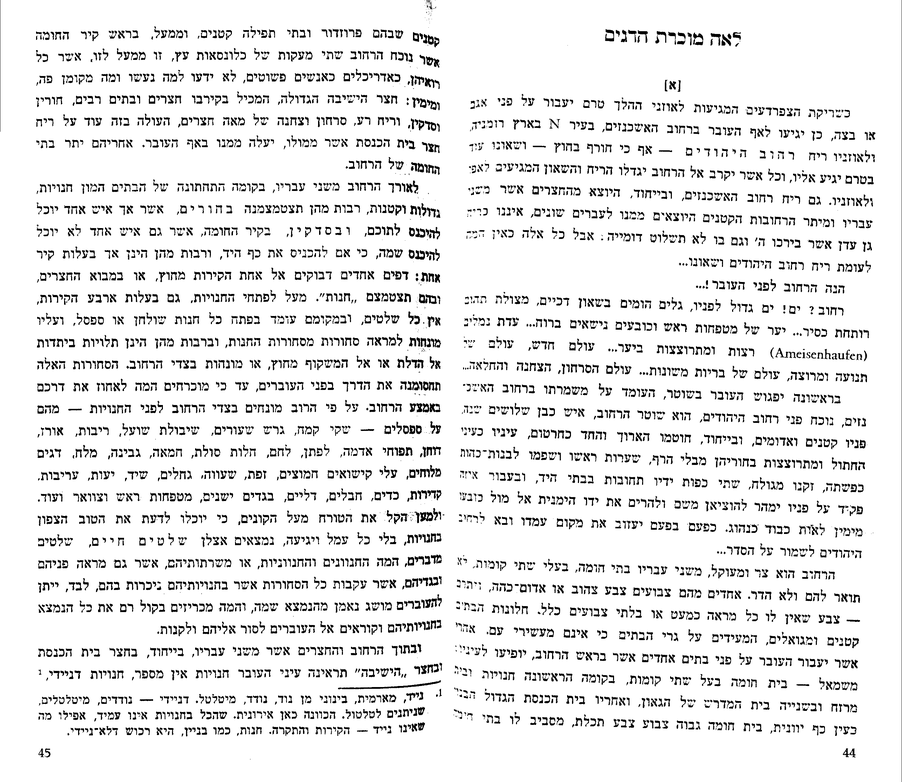
#> input picture test-images/001.png, 902 x 782 px, shrunk from 2575 x 2232 before the run, given in place of 001.jpg, which was not available
$ python hebocr.py   (older library calls are emulated)
#> lines starting #> are read from the running program, lines starting #| are printed output that depends on the picture; after the words box and inside, x2 and y2 are one past the last pixel; in counts of white or black regions, pixels touching at a corner belong together; pictures that were not available may be replaced by others from this repository, and a replacement may not be noted
#!/bin/env python
# pylint: disable=import-error,invalid-name

''' hebOCR is a Hebrew character recognition library
'''

from __future__ import print_function
import cv2
import numpy as np

C = 8
FONT = cv2.FONT_HERSHEY_SIMPLEX

class HebOCR(object):
    ''' hebOCR is a Hebrew character recognition library
    '''

    def __init__(self, filename=None, rotate=0):
        self.color_img = None
        self.gray_img = None
        self.bw_img = None
        self.h = None
        self.w = None

        if filename is not None:
            self.load_image(filename, rotate)

    def load_image(self, filename, rotate):
        ''' load color image
        '''
        self.color_img = cv2.imread(filename)

        if self.color_img is None:
            return None, None, None

        # get image dimentions
        rows, cols = self.color_img[:, :, 0].shape

        # rotate image
        rotation_matrix = cv2.getRotationMatrix2D(
            (cols/2, rows/2), rotate, 1)
        self.color_img = cv2.warpAffine(
            self.color_img, rotation_matrix, (cols, rows))

        # convert image to Gray and B/W images
        self.gray_img = cv2.cvtColor(self.color_img, cv2.COLOR_RGB2GRAY)
        self.bw_img = cv2.adaptiveThreshold(self.gray_img, 255,
                                            cv2.ADAPTIVE_THRESH_GAUSSIAN_C,
                                            cv2.THRESH_BINARY, 35, 12)

        # clean bw_img image
        kernel_clean = np.ones((3, 3), np.uint8)
        self.bw_img = cv2.morphologyEx(self.bw_img, cv2.MORPH_CLOSE, kernel_clean)

    def estimate_font_size(self, bw_img):
        ''' find font width and hight aproxymation.
        '''
        bw_neg = cv2.bitwise_not(bw_img)
        _length, _labels, stats, _centroids = cv2.connectedComponentsWithStats(
            bw_neg, C, cv2.CV_32S)

        ws = stats[:, 2][1:]
        hs = stats[:, 3][1:]
        ws = ws[ws > 5]
        hs = hs[hs > 5]
        self.w = int(np.percentile(ws, 80))
        self.h = int(np.percentile(hs, 80))

        return self.w, self.h

    def remove_small_objects(self, bw_img, min_w, min_h):
        ''' remove objects based on size
        '''

        bw_c = bw_img.copy()

        bw_neg = cv2.bitwise_not(bw_img)
        _length, labels, stats, _centroids = cv2.connectedComponentsWithStats(
            bw_neg, C, cv2.CV_32S)

        for stat in stats:
            x, y, w, h, a = stat
            if w < min_w and h < min_h:
                print(x,x + w, y,y + h)
                bw_c[x:x+w,y:y+h] = 255

        cv2.imwrite('lines-{}.png'.format(0), bw_c)

        return bw_c

    def lable_columns(self, bw_img, w=None, h=None):
        ''' find columns
        '''
        w = w or self.w
        h = h or self.h
        bw_c = bw_img.copy()

        kernel = np.ones((3, int(w * 2)), np.uint8)
        bw_c = cv2.morphologyEx(bw_c, cv2.MORPH_OPEN, kernel)

        kernel = np.ones((int(h * 5), 3), np.uint8)
        bw_c = cv2.morphologyEx(bw_c, cv2.MORPH_OPEN, kernel)

        kernel = np.ones((3, int(w * 2)), np.uint8)
        bw_c = cv2.morphologyEx(bw_c, cv2.MORPH_OPEN, kernel)

        kernel = np.ones((int(h), 3), np.uint8)
        bw_c = cv2.morphologyEx(bw_c, cv2.MORPH_CLOSE, kernel)

        # Labeling
        bw_neg = cv2.bitwise_not(bw_c)
        _length, labels, stats, _centroids = cv2.connectedComponentsWithStats(
            bw_neg, C, cv2.CV_32S)

        return labels, stats

    def adjust_colums(self, labels, stats, w=None, h=None):
        ''' adjust columns shape
        '''
        w = w or self.w
        h = h or self.h
        rows, cols = labels.shape
        _labels = np.zeros((rows, cols), np.uint8)

        # Filter stats
        _stats = [s for s in stats[1:] if s[2] > (w * 4) and s[3] > (h * 4)]
        _stats = sorted(_stats, key=lambda x: -x[0])

        # Redraw column labels
        for i, stat in enumerate(_stats):
            _labels[:, stat[0]:(stat[0]+stat[2])] = i + 1

        return _labels, _stats

    def lable_lines(self, bw_img, w=None, h=None, _i=0):
        ''' find lines
        '''
        w = w or self.w
        h = h or self.h
        bw_c = bw_img.copy()

        bw_c = self.remove_small_objects(bw_c, int(w * 0.9), int(h * 0.9))

        kernel = np.ones((1, int(w * 0.8)), np.uint8)
        #bw_c = cv2.morphologyEx(bw_c, cv2.MORPH_OPEN, kernel)

        kernel = np.ones((1, int(w * 1.5)), np.uint8)
        #bw_c = cv2.morphologyEx(bw_c, cv2.MORPH_CLOSE, kernel)

        kernel = np.ones((int(h * 0.1), int(w * 0.1)), np.uint8)
        #bw_c = cv2.dilate(bw_c, kernel, iterations=1)

        self.color_img[:,:,0] = bw_c
        cv2.imwrite('linesbw{}.png'.format(_i), bw_c)
        cv2.imwrite('lines{}.png'.format(_i), self.color_img)

        # Labeling
        bw_neg = cv2.bitwise_not(bw_c)
        _length, labels, stats, _centroids = cv2.connectedComponentsWithStats(
            bw_neg, C, cv2.CV_32S)

        return labels, stats


    # [27 lines left out: function label_words, not called in this run]

def main():
    ''' command line
    '''
    import argparse
    import sys

    # ------------------------------------
    # parse cli
    # ------------------------------------
    parser = argparse.ArgumentParser()
    parser.add_argument('-i', '--image', type=str, default='in/001.jpg',
                        metavar='FILE', help='image file')
    parser.add_argument('-r', '--rotate', type=int, default=0, metavar='A',
                        help='rotate image A deg')
    args = parser.parse_args()

    # ------------------------------------
    # load image
    # ------------------------------------
    hebocr = HebOCR(args.image, args.rotate)
#> in load_image, self.color_img is the input picture: shape (782, 902, 3); min 0, max 255, mean 232.7
#> in load_image, `self.bw_img = cv2.adaptiveThreshold(self.gray_img, 255, cv2.ADAPTIVE_T..`:
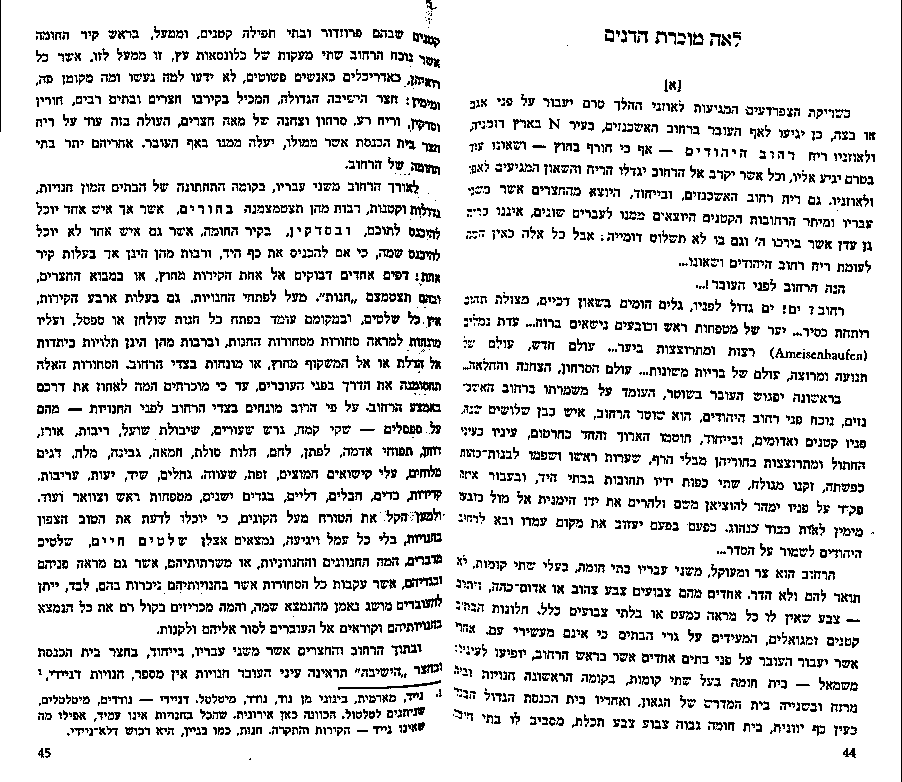
#> self.bw_img: shape (782, 902); 87.5% white; black in thin lines or dots
    if hebocr.color_img is None:
        print('Can\'t load image {}'.format(args.image))
        sys.exit()

    # take a copy of input image
    color_img = hebocr.color_img.copy()
    gray_img = hebocr.gray_img.copy()
    bw_img = hebocr.bw_img.copy()

    # ------------------------------------
    # save input gray_img image
    # ------------------------------------
    bw_filename = './out/00.gray_img.png'
    cv2.imwrite(bw_filename, hebocr.gray_img)
    print('gray_img image saved to: {f}'.format(f=bw_filename))

    w, h = hebocr.estimate_font_size(hebocr.bw_img)
#> in estimate_font_size, `_length, _labels, stats, _centroids = cv2.connectedComponentsWithStats..`: stats = 1477 rows, first 6: [0, 0, 902, 782, 686700], [426, 0, 4, 3, 12], [292, 29, 3, 3, 9], [322, 29, 4, 3, 12], [335, 29, 3, 3, 9], [340, 29, 3, 3, 9]
#> in estimate_font_size, `ws = stats[:, 2][1:]`: ws = 1476 values, max 13 at index 751, min 3 at index 1, mean 4.1
#> in estimate_font_size, `hs = stats[:, 3][1:]`: hs = 1476 values, max 9 at index 1475, min 3 at index 0, mean 3.13
#> in estimate_font_size, `ws = ws[ws > 5]`: ws = 170 values, max 13 at index 93, min 6 at index 5, mean 6.31
#> in estimate_font_size, `hs = hs[hs > 5]`: hs = [7, 7, 6, 7, 7, 8, 7, 7, 6, 6, 7, 6, 8, 8, 7, 9]
#> in estimate_font_size, `self.w = int(np.percentile(ws, 80))`: self.w = 6
#> in estimate_font_size, `self.h = int(np.percentile(hs, 80))`: self.h = 8
#> w = 6; h = 8
    print('estimated font size: w:{w} h:{h}'.format(w=w, h=h))
#| estimated font size: w:6 h:8

    lines = bw_img.copy()

    # ------------------------------------
    # label columns
    # ------------------------------------
    _labels_c, _stats_c = hebocr.lable_columns(bw_img, w, h)
#> in lable_columns, `w = w or self.w`: w = 6
#> in lable_columns, `h = h or self.h`: h = 8
#> in lable_columns, `_length, labels, stats, _centroids = cv2.connectedComponentsWithStats(..`:
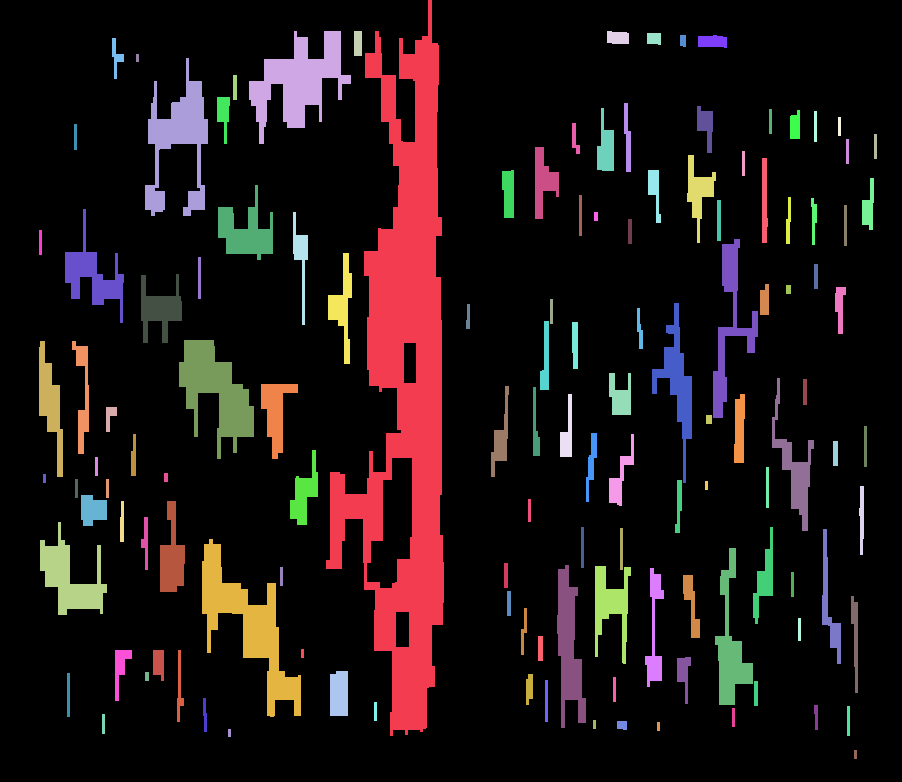
#> labels: shape (782, 902) int32; 131 distinct labels, from 0 to 130; one colour per label, 0 black
#> in lable_columns, `_length, labels, stats, _centroids = cv2.connectedComponentsWithStats(..`: stats = 131 rows, first 6: [0, 0, 902, 782, 595728], [326, 0, 118, 736, 37296], [249, 31, 102, 113, 4926], [354, 31, 8, 25, 200], [607, 31, 22, 13, 262], [647, 33, 14, 12, 157]
    labels_c, stats_c = hebocr.adjust_colums(_labels_c, _stats_c, w, h)
#> in adjust_colums, `w = w or self.w`: w = 6
#> in adjust_colums, `h = h or self.h`: h = 8
#> the loop in adjust_colums, `for i, stat in enumerate(_stats):` made 20 passes
#> stat on passes 1 to 8: [772, 378, 42, 153, 1678], [715, 548, 38, 157, 2266], [713, 239, 45, 179, 2340], [687, 155, 29, 88, 996], [652, 303, 40, 180, 2191], [609, 434, 25, 72, 588], [595, 566, 36, 98, 1668], [557, 565, 29, 163, 2621]
#> after the loop in adjust_colums, `for i, stat in enumerate(_stats):`:
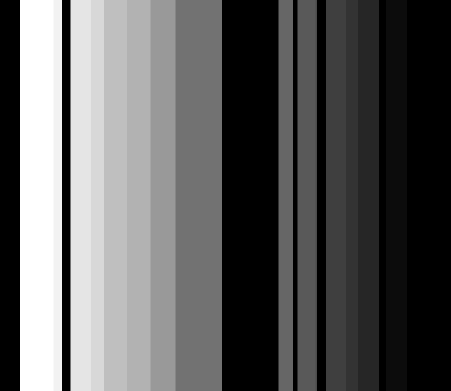
#> _labels: shape (782, 902) (shown at 1/2 size); min 0, max 20, mean 7.31; drawn with min black and max white
#> stats_c = 20 items, first 6: [772, 378, 42, 153, 1678], [715, 548, 38, 157, 2266], [713, 239, 45, 179, 2340], [687, 155, 29, 88, 996], [652, 303, 40, 180, 2191], [609, 434, 25, 72, 588]
    for i, stat_c in enumerate(stats_c):
        print("column {}".format(stat_c))

        column = hebocr.bw_img.copy()
        column[labels_c != (i+1)] = 255

        # ------------------------------------
        # label lines
        # ------------------------------------
        labels_l, stats_l = hebocr.lable_lines(column, w, h, i)
        for j, stat_l in enumerate(stats_l[1:]):
            print("lines {}".format(stat_l))
            break

            line = hebocr.bw_img.copy()
            line[labels_l != (j+1)] = 255
            lines[labels_l == (j+1)] = 0

            cv2.putText(color_img, 'L{}'.format(j), (stat_c[0] - 45, stat_l[1] + 20),
                        FONT, 0.6, (255, 0, 0), 1, cv2.LINE_AA)

            # ------------------------------------
            # label words
            # ------------------------------------
            _labels, stats_w = hebocr.label_words(bw_img, line, w, h, j)
            stats_w = sorted(stats_w, key=lambda x: -x[0])
            for k, stat_w in enumerate(stats_w):
                x, y, cw, ch, _a = stat_w
                if cw > (w * 0.8) or ch > (h * 0.5):
                    cv2.imwrite('./fonts/{}.{}.{}.png'.format(i, j, k),
                                gray_img[y:y+ch, x:x+cw])

                    cv2.putText(color_img, 'W{}'.format(k), (x, y), FONT, 0.5,
                                (0, 0, 255), 1, cv2.LINE_AA)
                    cv2.rectangle(color_img, (x, y), (x+cw, y+ch), (120, 0, 120), 1)
#> this loop made 20 passes
#> (printed output is left out)
#> pass 1, in remove_small_objects, `_length, labels, stats, _centroids = cv2.connectedComponentsWithStats(..`:
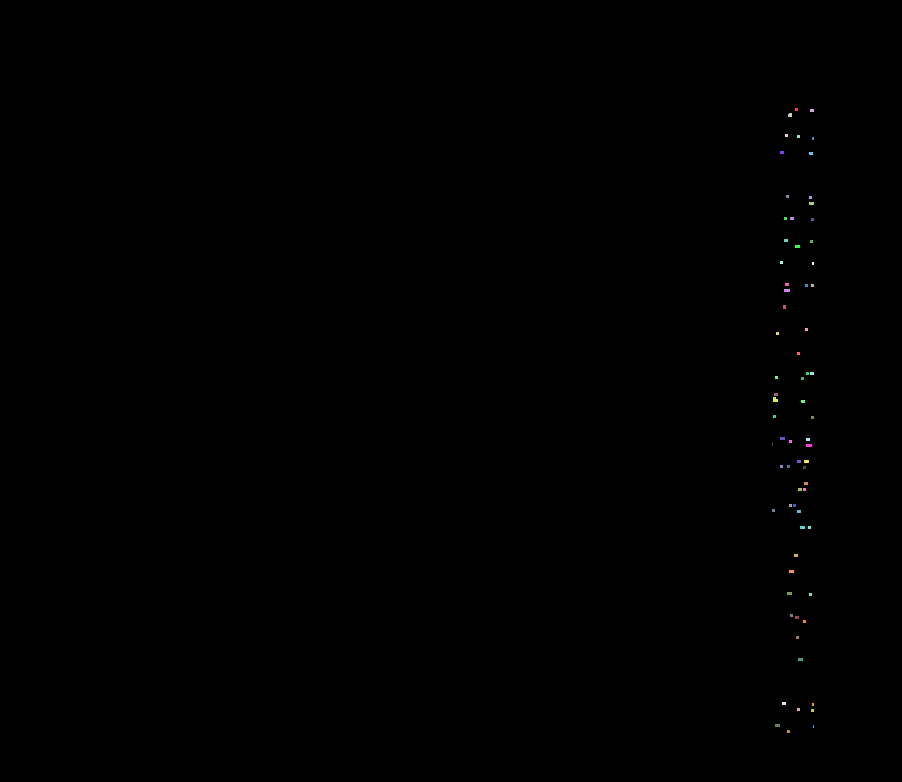
#> labels: shape (782, 902) int32; 72 distinct labels, from 0 to 71; one colour per label, 0 black

    # ------------------------------------
    # save output image
    # ------------------------------------
    color_img[:, :, 0] = lines
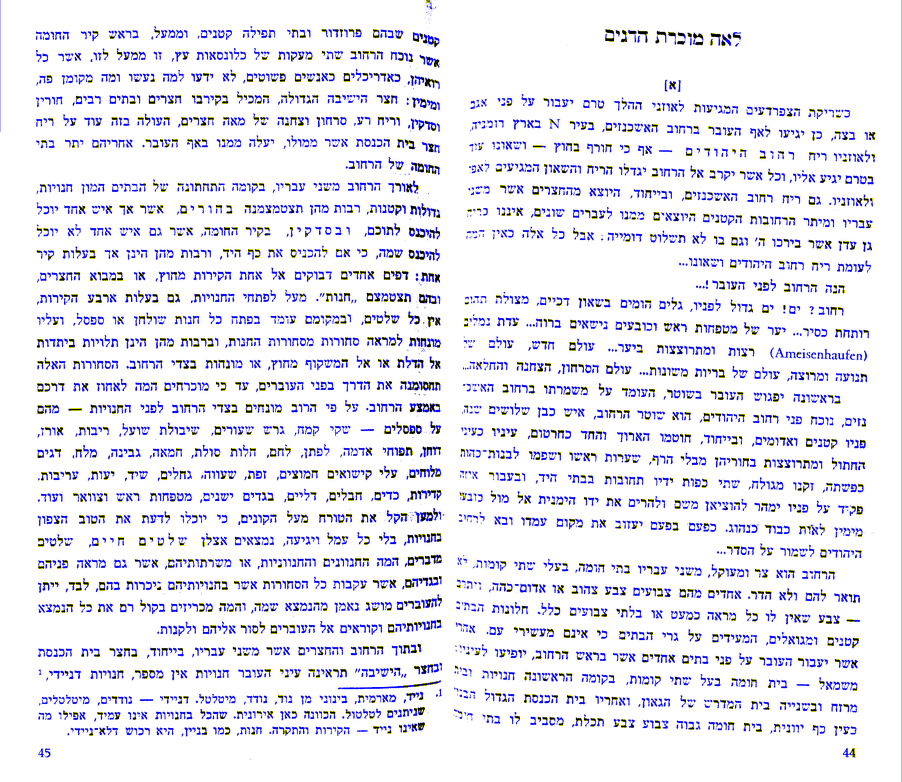
#> color_img: shape (782, 902, 3); mean B, G, R 248.3, 232.7, 232.7
    labels_filename = './out/00.labels.png'
    cv2.imwrite(labels_filename, color_img)
    print('labels image saved to: {f}'.format(f=labels_filename))

if __name__ == "__main__":
    main()

$ run again, with test-images/_014.png copied over test-images/001.png
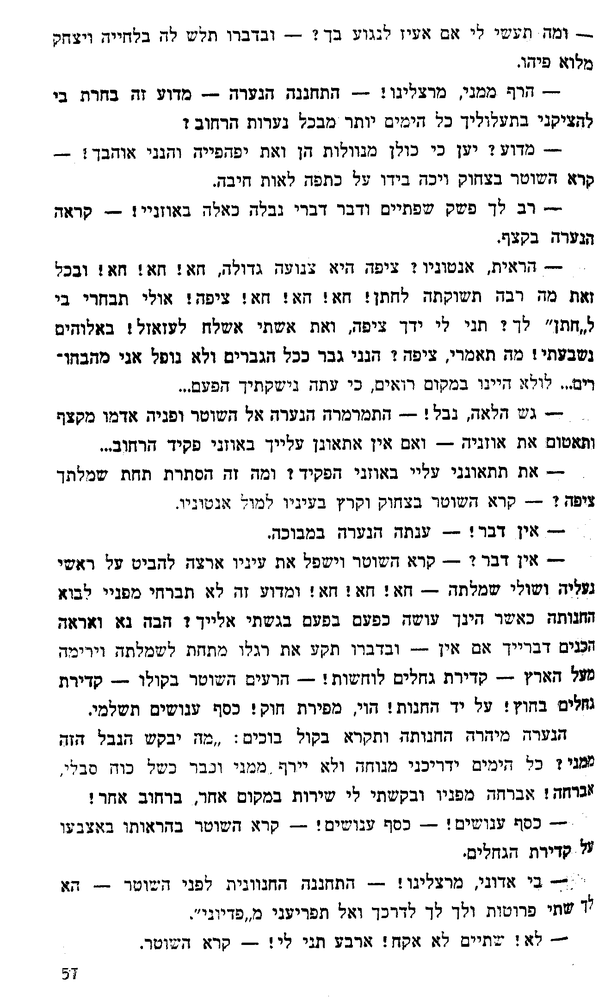
#> input picture test-images/_014.png, 611 x 1000 px, shrunk from 1321 x 2161 before the run, given in place of 001.jpg, which was not available
#> in load_image, self.color_img is the input picture: shape (1000, 611, 3); min 0, max 255, mean 233.4
#> in estimate_font_size, `_length, _labels, stats, _centroids = cv2.connectedComponentsWithStats..`: stats = 2061 rows, first 6: [0, 0, 611, 1000, 574416], [333, 29, 7, 4, 22], [353, 29, 3, 3, 9], [358, 29, 3, 3, 9], [363, 29, 3, 3, 9], [370, 29, 3, 3, 9]
#> in estimate_font_size, `ws = stats[:, 2][1:]`: ws = 2060 values, max 23 at index 1427, min 3 at index 1, mean 5.17
#> in estimate_font_size, `hs = stats[:, 3][1:]`: hs = 2060 values, max 12 at index 689, min 3 at index 1, mean 3.71
#> in estimate_font_size, `ws = ws[ws > 5]`: ws = 871 values, max 23 at index 595, min 6 at index 1, mean 7.3
#> in estimate_font_size, `hs = hs[hs > 5]`: hs = 142 values, max 12 at index 52, min 6 at index 0, mean 7.7
#> self.w = 8
#> self.h = 10
#> in main, `w, h = hebocr.estimate_font_size(hebocr.bw_img)`: w = 8; h = 10
#| estimated font size: w:8 h:10
#> in lable_columns, `w = w or self.w`: w = 8
#> in lable_columns, `h = h or self.h`: h = 10
#> in lable_columns, `_length, labels, stats, _centroids = cv2.connectedComponentsWithStats(..`: stats = [[0, 0, 611, 1000, 228398], [57, 30, 540, 921, 382019], [381, 31, 3, 11, 33], [190, 33, 24, 11, 245], [55, 36, 4, 61, 236], [75, 977, 3, 23, 69]]
#> in adjust_colums, `w = w or self.w`: w = 8
#> in adjust_colums, `h = h or self.h`: h = 10
#> the loop in adjust_colums, `for i, stat in enumerate(_stats):` made 1 pass
#> after the loop in adjust_colums, `for i, stat in enumerate(_stats):`:
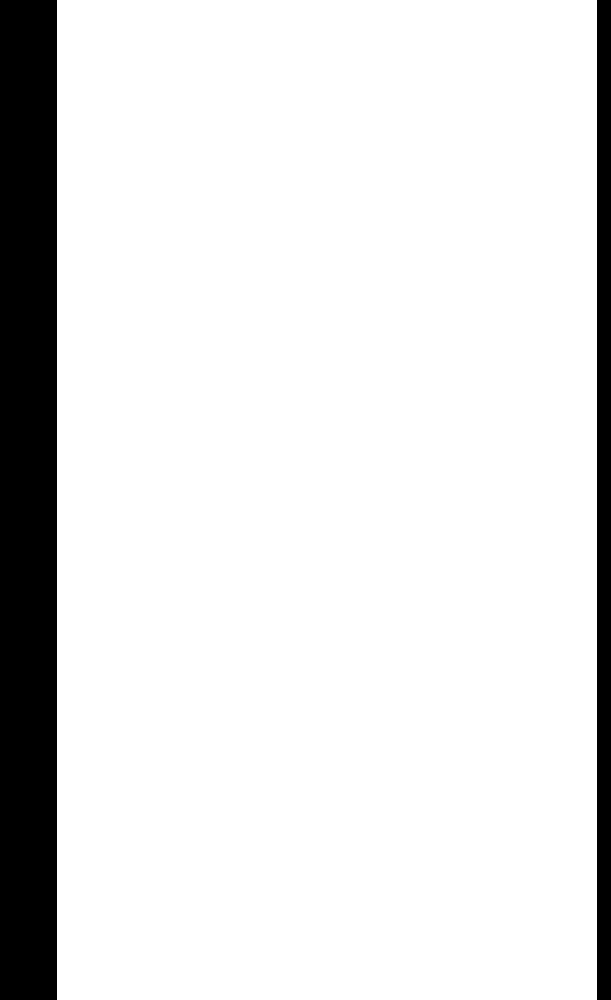
#> _labels: shape (1000, 611); values 0 (black) and 1 (white), 88.4% white; 2 black regions, box (x1, y1, x2, y2) and area: (0, 0, 57, 1000) 57000, (597, 0, 611, 1000) 14000
#> stats_c = [[57, 30, 540, 921, 382019]]
#> the loop in main, `for i, stat_c in enumerate(stats_c):` made 1 pass
#> (stat_c, w in lable_lines, h in lable_lines) on pass 1: ([57, 30, 540, 921, 382019], 8, 10)
#> (printed output is left out)
#> in main, `color_img[:, :, 0] = lines`:
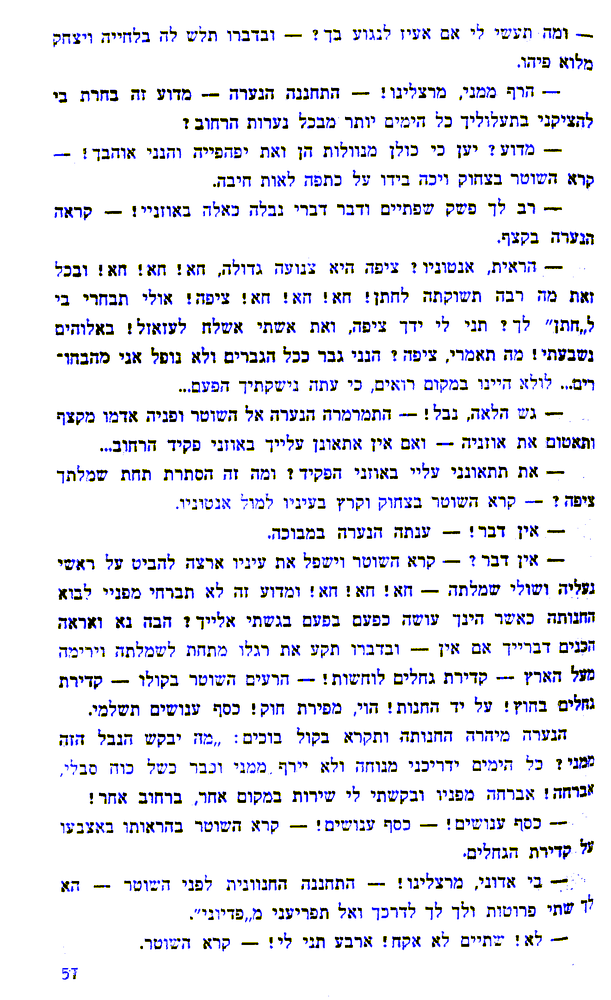
#> color_img: shape (1000, 611, 3); 18.69% of pixels changed, all inside (x1, y1, x2, y2) = (51, 21, 597, 999)
